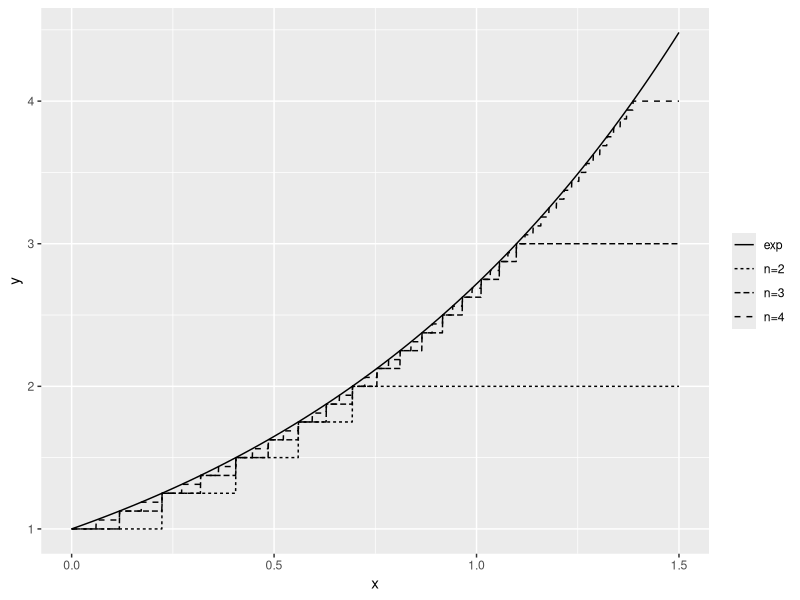

Source code (R):
## ---- chunk 1
#| echo: false
#| warning: false
#| message: false
#| label: fig-approxexpsimple
#| 
#| fig-cap: |
#|   Approximation of the exponential function by simple functions 
#|   $n \wedge \Big(2^{-n} \big\lfloor 2^n \exp(\omega) \big\rfloor \Big)$ for $n=2, 3, 4$.
#| # %%
simple <- function(.fun=exp, n=10){
  function(x){
    (2^(-n) * floor(2^n * .fun(x))) |>
      purrr::map_dbl( ~ min(n, .))
  }
}

tibble::as_tibble(list(x=seq(0, 2, by=.001))) |>
  ggplot2::ggplot() +
  ggplot2::xlim(0, 1.5) +
  ggplot2::xlab("x") +
  ggplot2::stat_function(fun=exp, ggplot2::aes(linetype="exp")) +
  ggplot2::stat_function(fun=simple(exp,2), n=2001, ggplot2::aes(linetype="n=2")) +
  ggplot2::stat_function(fun=simple(exp,3), n=2001, ggplot2::aes(linetype="n=3")) +
  ggplot2::stat_function(fun=simple(exp,4), n=2001, ggplot2::aes(linetype="n=4")) +
  ggplot2::guides(linetype=ggplot2::guide_legend(title=NULL))
# %%
